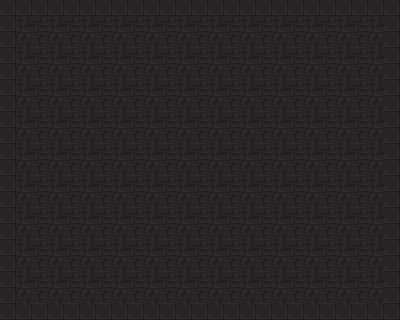

Below is a game level as drawn by its tile map, then a one-line description and the .tmx file that defines it, in full:
An orthogonal 25x20 tile map with 16x16 px tiles, 1 tile layer (Tile Layer 1).

<map version="1.8" tiledversion="1.8.4" orientation="orthogonal" renderorder="right-down" width="25" height="20" tilewidth="16" tileheight="16" infinite="0" nextlayerid="2" nextobjectid="1">
 <tileset firstgid="1" source="catacombs.tsx" />
 <layer id="1" name="Tile Layer 1" width="25" height="20">
  <data encoding="csv">
879,879,879,879,879,879,879,879,879,879,879,879,879,879,879,879,879,879,879,879,879,879,879,879,879,
879,1136,1135,1136,1135,1136,1135,1136,1135,1136,1135,1136,1135,1136,1135,1136,1135,1136,1135,1136,1135,1136,1135,1136,879,
879,1200,1199,1200,1199,1200,1199,1200,1199,1200,1199,1200,1199,1200,1199,1200,1199,1200,1199,1200,1199,1200,1199,1200,879,
879,1136,1135,1136,1135,1136,1135,1136,1135,1136,1135,1136,1135,1136,1135,1136,1135,1136,1135,1136,1135,1136,1135,1136,879,
879,1200,1199,1200,1199,1200,1199,1200,1199,1200,1199,1200,1199,1200,1199,1200,1199,1200,1199,1200,1199,1200,1199,1200,879,
879,1136,1135,1136,1135,1136,1135,1136,1135,1136,1135,1136,1135,1136,1135,1136,1135,1136,1135,1136,1135,1136,1135,1136,879,
879,1200,1199,1200,1199,1200,1199,1200,1199,1200,1199,1200,1199,1200,1199,1200,1199,1200,1199,1200,1199,1200,1199,1200,879,
879,1136,1135,1136,1135,1136,1135,1136,1135,1136,1135,1136,1135,1136,1135,1136,1135,1136,1135,1136,1135,1136,1135,1136,879,
879,1200,1199,1200,1199,1200,1199,1200,1199,1200,1199,1200,1199,1200,1199,1200,1199,1200,1199,1200,1199,1200,1199,1200,879,
879,1136,1135,1136,1135,1136,1135,1136,1135,1136,1135,1136,1135,1136,1135,1136,1135,1136,1135,1136,1135,1136,1135,1136,879,
879,1200,1199,1200,1199,1200,1199,1200,1199,1200,1199,1200,1199,1200,1199,1200,1199,1200,1199,1200,1199,1200,1199,1200,879,
879,1136,1135,1136,1135,1136,1135,1136,1135,1136,1135,1136,1135,1136,1135,1136,1135,1136,1135,1136,1135,1136,1135,1136,879,
879,1200,1199,1200,1199,1200,1199,1200,1199,1200,1199,1200,1199,1200,1199,1200,1199,1200,1199,1200,1199,1200,1199,1200,879,
879,1136,1135,1136,1135,1136,1135,1136,1135,1136,1135,1136,1135,1136,1135,1136,1135,1136,1135,1136,1135,1136,1135,1136,879,
879,1200,1199,1200,1199,1200,1199,1200,1199,1200,1199,1200,1199,1200,1199,1200,1199,1200,1199,1200,1199,1200,1199,1200,879,
879,1136,1135,1136,1135,1136,1135,1136,1135,1136,1135,1136,1135,1136,1135,1136,1135,1136,1135,1136,1135,1136,1135,1136,879,
879,1200,1199,1200,1199,1200,1199,1200,1199,1200,1199,1200,1199,1200,1199,1200,1199,1200,1199,1200,1199,1200,1199,1200,879,
879,1136,1135,1136,1135,1136,1135,1136,1135,1136,1135,1136,1135,1136,1135,1136,1135,1136,1135,1136,1135,1136,1135,1136,879,
879,1200,1199,1200,1199,1200,1199,1200,1199,1200,1199,1200,1199,1200,1199,1200,1199,1200,1199,1200,1199,1200,1199,1200,879,
879,879,879,879,879,879,879,879,879,879,879,879,879,879,879,879,879,879,879,879,879,879,879,879,879
</data>
 </layer>
</map>
